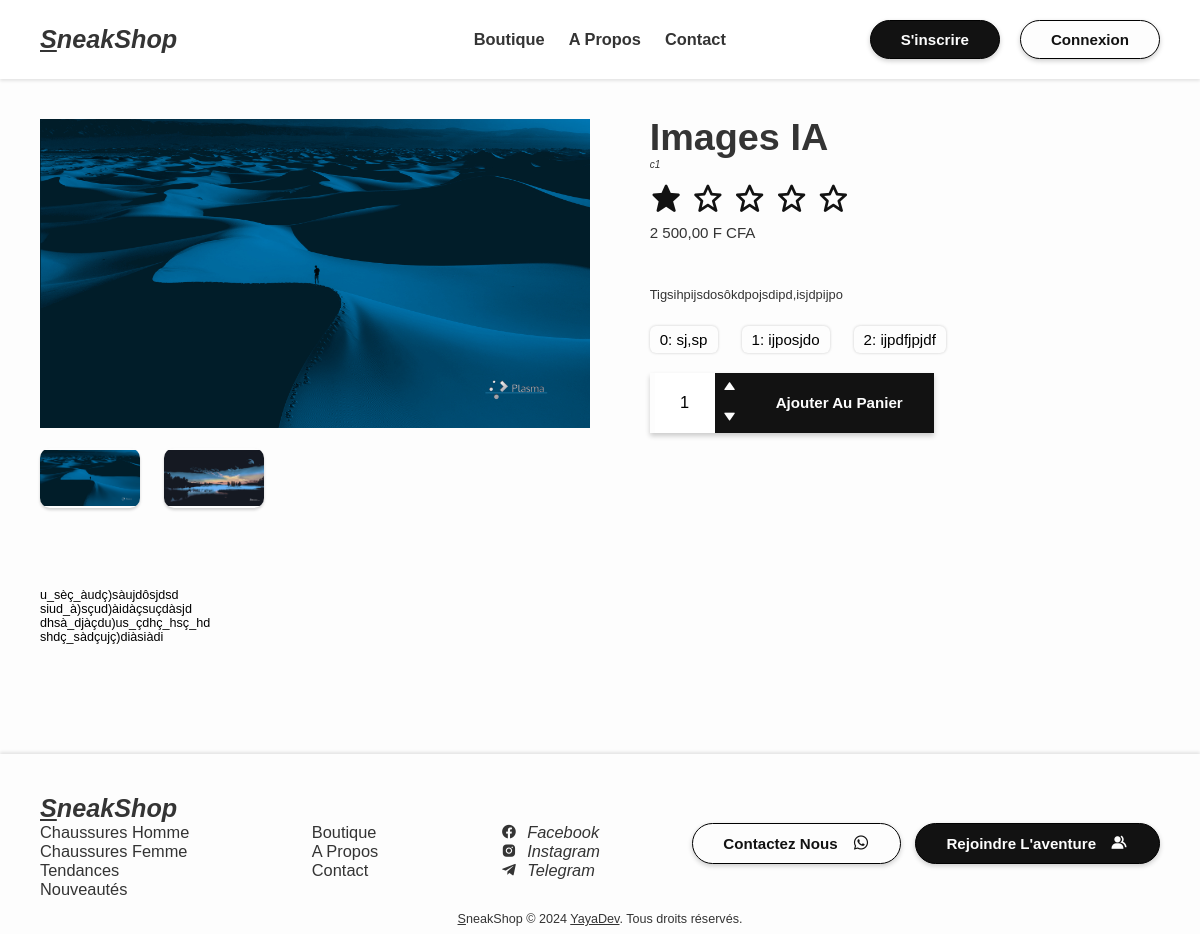
The page /product?target=1 on the database its author committed.
### tables this page shows
CREATE TABLE `products` (
  `id` int(11) NOT NULL,
  `category` text NOT NULL,
  `name` text NOT NULL,
  `description` text NOT NULL,
  `large_description` text NOT NULL,
  `notation` float DEFAULT NULL,
  `price` float NOT NULL,
  `caracteristics` longtext NOT NULL CHECK (json_valid(`caracteristics`)),
  `main_image` text DEFAULT 'NA',
  `stock` int(11) NOT NULL,
  `registration` timestamp NOT NULL DEFAULT current_timestamp()
);

### controls/product.php (called while the page is built, shortened)
<?php
require_once __DIR__ . "/../models/products.php";
$productsModel = new Products();
$productId = intval($_GET['target']);
$product = $productsModel->getProductById($productId);
$directory = __DIR__ . "/../uploads/products/p-$productId";
$files = array_diff(scandir($directory), array('..', '.'));
$images = array_filter($files, function($file) {
    return preg_match('/\.(jpg|jpeg|png|gif|webp)$/i', $file);
});
$productImages = [];
foreach ($images as $img) {
    $productImages[] = APP_URL . "uploads/products/p-$productId/$img";
}
$caracteristics = json_decode($product['caracteristics'], true);

### models/products.php (called while the page is built, shortened)
<?php
class Products {
    private $conn;
    public function __construct() {
        $db = new Database();
        $connection = $db->connect();
        $this->conn = $connection;
    }
    public function getProductById($id) {
        $query = "SELECT * FROM products WHERE id = :id";
        $stmt = $this->conn->prepare($query);
        $stmt->bindParam(':id', $id);
        $stmt->execute();
        return $stmt->fetch();
    }
}

### pages/product.php (the view, shortened to what this page needs)
<?php
require_once __DIR__ . "/../controls/product.php";
?>
<!DOCTYPE html>
<html lang="fr">
<head>
    <?php
        include __DIR__ . "/../templates/starter.php"
    ?>
</head>
<body>
    <?php
        include __DIR__ . "/../templates/header.php"
    ?>
    <main class="page">
        <section class="product">
            <div class="images">
                <div class="main-image">
                    <?php foreach ($productImages as $image) : ?>
                        <img loading="lazy" src="<?= htmlspecialchars($image) ?>" alt="<?=$product["name"]?>">
                    <?php endforeach; ?>
                </div>
                <div class="galery">
                    <?php foreach ($productImages as $image) : ?>
                        <div class="item">
                            <img loading="lazy" src="<?= htmlspecialchars($image) ?>" alt="<?=$product["name"]?>">
                        </div>
                    <?php endforeach; ?>
                </div>
            </div>
            <div class="content">
                <h1 class="name"><?= htmlspecialchars($product['name']) ?></h1>
                <p class="category"><?= htmlspecialchars($product['category']) ?></p>
                <div class="star-notation">
                    <?php for ($i = 0; $i < 5; $i++) : ?>
                        <i class="star bx <?= $i < $product['notation'] ? 'bxs-star' : 'bx-star' ?>"></i>
                    <?php endfor; ?>
                </div>
                <p class="price" style="font-size: 1.2rem; font-weight: 500;"><?= htmlspecialchars(number_format($product['price'], 2, ',', ' ')) ?> F CFA</p>
                <p class="desc"><?= htmlspecialchars($product['description']) ?></p>
                <div class="caracteristics">
                    <?php if ($caracteristics): ?>
                        <?php foreach ($caracteristics as $key => $value) : ?>
                            <div class="item"><?= htmlspecialchars($key) ?>: <?= htmlspecialchars($value) ?></div>
                        <?php endforeach; ?>
                    <?php endif; ?>
                </div>
                <form action="" class="counter-add-to-cart">
                    <div class="counter">
                        <input type="number" name="quantity" id="" min="1" max="<?= $product['stock'] ?>" class="number" value="1">
                        <div class="btns">
                            <div class="btn plus"><i class="bx bxs-up-arrow"></i></div>
                            <div class="btn minus"><i class="bx bxs-down-arrow"></i></div>
                        </div>
                    </div>
                    <button type="submit" class="cta-btn add-to-cart">Ajouter au panier</button>
                </form>
            </div>
        </section>
        <section class="large-desc">
            <?= $product['large_description'] ?>
        </section>
    </main>
    <?php
        include __DIR__ . "/../templates/footer.php"
    ?>
</body>
</html>

### index.php (shortened to what this page needs)
<?php
$request = $_SERVER['REQUEST_URI'];
$request = parse_url($request, PHP_URL_PATH);
$routes = [
    '/' . APP_name . '/' => 'home',
    '/' . APP_name . '/home' => 'home',
    '/' . APP_name . '/index' => 'home',
    '/' . APP_name . '/shop' => 'shop',
    '/' . APP_name . '/boutique' => 'shop',
    '/' . APP_name . '/product' => 'product',
    '/' . APP_name . '/about' => 'about',
    '/' . APP_name . '/contact' => 'contact',
    '/' . APP_name . '/cart' => 'cart',
    '/' . APP_name . '/dunyacallback' => 'dunya-callback',
    '/' . APP_name . '/pay' => 'dunya-pay',
    '/' . APP_name . '/signin' => 'signin',
    '/' . APP_name . '/login' => 'login',
    '/' . APP_name . '/mailcheck' => 'check-email',
    '/' . APP_name . '/admin' => 'admin',
    '/' . APP_name . '/dashboard' => 'dashboard',
    '/' . APP_name . '/admin-add-product' => 'add-product',
];
if (array_key_exists($request, $routes)) {
    $page = $routes[$request];
    require "pages/$page.php";
} else {
    http_response_code(404);
    echo "404 - Page not found " . $request;
}
?>

### templates/starter.php (shortened to what this page needs)
<link rel="stylesheet" href="<?= APP_URL ?>assets/styles/libs/boxicons-2.1.4/css/boxicons.min.css">
<link rel="stylesheet" href="<?= APP_URL ?>assets/styles/main.css">
<link rel="stylesheet" href="<?= APP_URL ?>assets/styles/responsive/main.css">
<link rel="stylesheet" href="<?= APP_URL ?>assets/styles/<?= PAGE ?>.css">
<link rel="stylesheet" href="<?= APP_URL ?>assets/styles/responsive/<?= PAGE ?>.css">

### templates/header.php (shortened to what this page needs)
<header class="header">
    <a href="<?= APP_URL ?>" class="logo"><?= APP_NAME ?></a>
    <nav class="navbar">
        <a href="<?= APP_URL ?>shop" class="link">Boutique</a>
        <a href="<?= APP_URL ?>about" class="link">A propos</a>
        <a href="<?= APP_URL ?>contact" class="link">Contact</a>
    </nav>
    <div class="cta">
        <a href="<?=APP_URL?>signin" class="cta-btn">S'inscrire</a>
        <a href="<?=APP_URL?>login" class="cta-btn inactive">Connexion</a>
    </div>
</header>

### templates/footer.php (shortened to what this page needs)
<footer class="footer">
    <a href="<?=APP_URL?>" class="sitename"><?= APP_NAME ?></a>
    <div class="left">
        <nav class="wrapper links">
            <a href="<?= APP_URL ?>shop" class="link">Chaussures Homme</a>
            <a href="<?= APP_URL ?>shop" class="link">Chaussures Femme</a>
            <a href="<?= APP_URL ?>shop" class="link">Tendances</a>
            <a href="<?= APP_URL ?>shop" class="link">Nouveautés</a>
        </nav>
        <nav class="wrapper links">
            <a href="<?= APP_URL ?>shop" class="link">Boutique</a>
            <a href="<?= APP_URL ?>about" class="link">A propos</a>
            <a href="<?= APP_URL ?>contact" class="link">Contact</a>
        </nav>
        <address class="wrapper address">
            <a href="" class="link">
                <i class="bx bxl-facebook-circle icon"></i>
                <span class="text">Facebook</span>
            </a>
            <a href="" class="link">
                <i class="bx bxl-instagram-alt icon"></i>
                <span class="text">Instagram</span>
            </a>
            <a href="" class="link">
                <i class="bx bxl-telegram icon"></i>
                <span class="text">Telegram</span>
            </a>
        </address>
    </div>
    <div class="right">
        <div class="cta">
            <a href="<?=APP_URL?>contact" class="cta-btn rail inactive">
                <span class="text">Contactez Nous</span>
                <i class="bx bxl-whatsapp icon"></i>
            </a>
            <a href="<?=APP_URL?>signin" class="cta-btn rail">
                <span class="text">Rejoindre l'aventure</span>
                <i class="bx bxs-group icon"></i>
            </a>
        </div>
    </div>
    <p class="copyright"><?= APP_NAME ?> &copy; 2024 <a target="_blank" href="https://yayadev.net">YayaDev</a>. Tous droits réservés.</p>
</footer>

### assets/styles/main.css (style rules this page uses)
* { margin: 0; padding: 0; box-sizing: border-box; outline: none; border: none; }
:root { font-size: 12.6px; --bg-color: #FDFDFD; --sd-bg-color: #FAFAFA; --color: #343434; --main-color: #010101; --primary-color: #121212; }
body { font-family: "Poppins", sans-serif; background-color: var(--bg-color); overflow-x: hidden; width: 100vw; max-width: 1300px; margin: 0 auto; }
section { padding: 40px; }
p { color: var(--color); font-size: 1.025rem; line-height: 1.6; }
a { text-decoration: none; }
.header { z-index: 100000; padding: 20px 40px; background-color: white; box-shadow: 0 2px 3px rgba(0, 0, 0, .1); display: flex; align-items: center; justify-content: space-between; }
.header .logo, .footer .sitename { font-size: 2rem; font-weight: 900; font-style: italic; color: var(--color); width: 290px; }
.header .navbar { margin: auto; display: flex; gap: 24px; }
.header .navbar .link, .footer .link { font-size: 1.3rem; color: var(--color); font-weight: 600; text-transform: capitalize; position: relative; transition: .3s; }
.header .navbar .link::before, .footer .link::before { content: ""; position: absolute; bottom: 0; left: 0; width: 0; height: 1.5px; background-color: var(--primary-color); transition: .3s; }
.header .cta { display: flex; gap: 20px; }
.cta-btn { padding: 10px 30px; border-radius: 24px; border: 1px solid var(--main-color); box-shadow: 0 2px 5px rgba(0, 0, 0, .2); background-color: var(--primary-color); color: var(--bg-color); font-weight: 600; font-size: 1.2rem; text-transform: capitalize; cursor: pointer; transition: .3s; }
.cta-btn:hover, .cta-btn.inactive { background-color: var(--bg-color); color: var(--primary-color); }
.cta-btn:has(.icon) { display: flex; align-items: center; gap: 14px; }
.cta-btn .icon { font-size: 1.5rem; }
.cta-btn.rail { position: relative; overflow: hidden; z-index: 1; }
.cta-btn.rail::before { z-index: -1; content: ""; position: absolute; top: 0; left: 0; height: 100%; width: 0; background-color: var(--bg-color); border-radius: inherit; transition: .3s; }
.cta-btn.rail.inactive::before { background-color: var(--primary-color) !important; }
.counter-add-to-cart { height: 60px; display: flex; gap: 0; box-shadow: 0 3px 5px rgba(0, 0, 0, .2); width: fit-content; padding-left: 5px; overflow: hidden; }
.counter-add-to-cart .counter, .cart-counter { display: flex; }
.counter-add-to-cart .counter input.number, .cart-counter input.number { font-size: 1.3rem; min-width: unset; width: 60px; text-align: center; }
.counter-add-to-cart .counter input.number, .cart-counter input.number { -moz-appearance: textfield; }
.counter-add-to-cart .counter .btns, .cart-counter .btns { display: flex; flex-direction: column; justify-content: space-between; }
.counter-add-to-cart .counter .btns .btn, .cart-counter .btns .btn { background-color: var(--primary-color); color: var(--bg-color); border: 1px solid transparent; display: flex; align-items: center; justify-content: center; width: 30px; height: 30px; transition: .2s; }
.counter-add-to-cart .cta-btn { border-radius: 0; box-shadow: none; border-color: var(--primary-color); }
.footer { display: flex; flex-wrap: wrap; padding: 40px 40px 0; justify-content: space-between; margin-top: 70px; background-color: var(--bg-color); box-shadow: 0 -2px 3px rgba(0, 0, 0, .1); }
.footer .link { font-weight: 400; }
.footer .link::before { background-color: var(--color); height: 1px; }
.footer .sitename { flex: 0 0 100%; }
.footer .left { width: 100%; max-width: 560px; display: flex; flex-wrap: wrap; justify-content: space-between; gap: 24px; }
.footer .left > .wrapper { display: flex; flex-direction: column; align-items: start; }
.footer .left .address .link { display: flex; align-items: center; gap: 10px; }
.footer .right .cta { padding-left: 20px; display: flex; flex-wrap: wrap; gap: 6px 14px; }
.footer .right .cta .cta-btn::before { background-color: var(--sd-bg-color); }
.footer .copyright { flex: 0 0 100%; margin: 10px 0px 5px; text-align: center; font-size: 1rem; }
.footer .copyright a { color: inherit; text-decoration: underline; }

### rows shown on the page
products: name "Images IA", category "c1", notation 1 (drawn), price "2 500,00", description "Tigsihpijsdosôkdpojsdipd,isjdpijpo", caracteristics "sj,sp", caracteristics "ijposjdo", caracteristics "ijpdfjpjdf", large_description "u_sèç_àudç)sàujdôsjdsd siud_à)sçud)àidàçsuçdàsjd dhsà_djàçdu)us_çdhç_hsç_hd shdç_sàdçujç)diàsiàdi"

### other values the page prints
APP_NAME "S neakShop"
$key "0"
$key "1"
$key "2"
